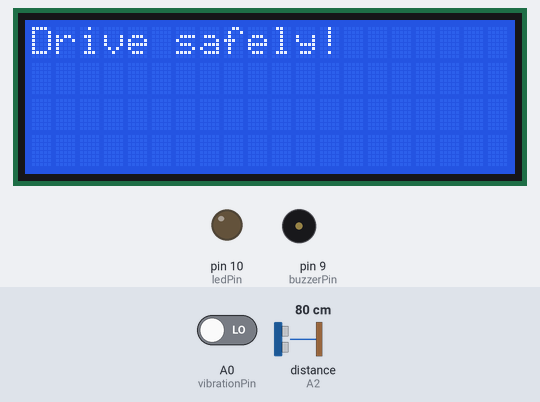
A sketch run on a simulated Arduino Uno, built with avr-gcc and run on an emulated ATmega328P. Shown: 20×4 character LCD, output pins drawn as LEDs (lit = HIGH), buzzer (waves = sounding, pin HIGH). Wiring (inferred from the names in the program): ultrasonic range finder: trigger A1; echo A2. Inputs (shaded band) come from the test bench; at power-on: distance to the obstacle (sensor on A2) 80 cm, A0 (vibrationPin) LOW. The echo pulse lasts 58.3 µs per cm; pins used as bus, display or sensor lines are not drawn; what the sketch prints to the serial monitor is not drawn.

Above: at 1.9 s.
2.0 s: distance to the obstacle (sensor on A2) set to 22 cm
3.5 s: distance to the obstacle (sensor on A2) set to 19 cm
At 4.4 s:
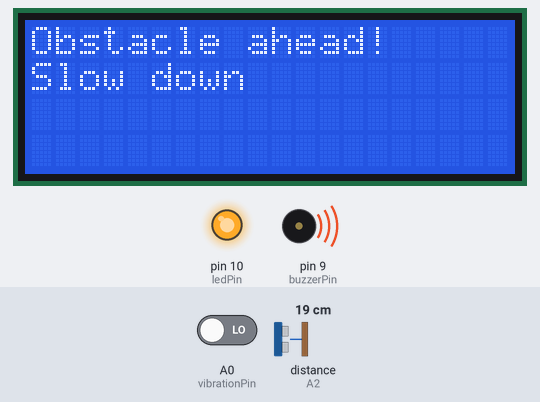
5.2 s: distance to the obstacle (sensor on A2) set to 4 cm
8.2 s: distance to the obstacle (sensor on A2) set to 35 cm
At 8.48 s:
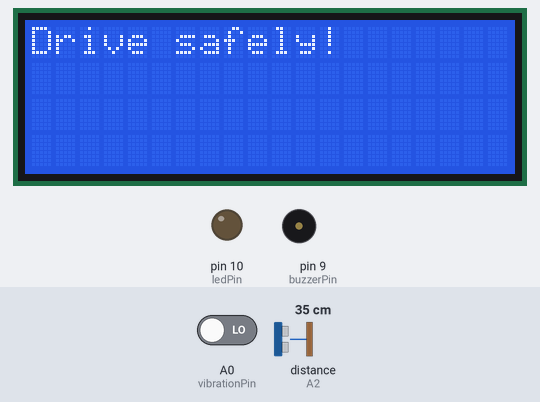
10.9 s: distance to the obstacle (sensor on A2) set to 299 cm
Timing chart, 0 to 13.9 s (numbered marks = the images above; inputs shaded):
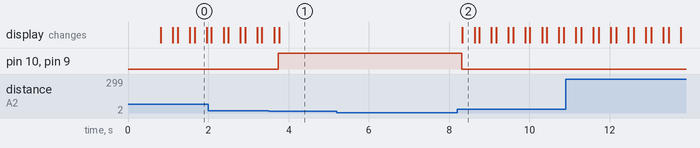

The sketch:

arduino2.ino
```cpp
#include <LiquidCrystal_I2C.h>
#include <TinyGPS++.h>

// Define the pins for the ultrasonic sensor
int trigPin = A1;
int echoPin = A2;

// Define the pins for the vibration sensor
int vibrationPin = A0;

// Define the pins for the buzzer and LED
int buzzerPin = 9;
int ledPin = 10;

// Define the GPS object
TinyGPSPlus gps;

LiquidCrystal_I2C lcd(0x27, 20, 4);

void setup() {
  // Set the pin modes
  lcd.begin(20, 4);
  pinMode(trigPin, OUTPUT);
  pinMode(echoPin, INPUT);
  pinMode(vibrationPin, INPUT);
  pinMode(buzzerPin, OUTPUT);
  pinMode(ledPin, OUTPUT);

  lcd.print("Pothole Detector");
  lcd.setCursor(0, 1);
  lcd.print("Please wait...");
  delay(700);

  // Start the serial communication
  Serial.begin(9600);
}

void loop() {
  // Ultrasonic sensor
  long duration, distance;
  digitalWrite(trigPin, LOW);
  delayMicroseconds(2);
  digitalWrite(trigPin, HIGH);
  delayMicroseconds(10);
  digitalWrite(trigPin, LOW);
  duration = pulseIn(echoPin, HIGH);
  distance = (duration / 2) / 29.1;

  // Check if an object is detected
  if (distance < 20) {
    // Turn on the buzzer and LED
    digitalWrite(buzzerPin, HIGH);
    digitalWrite(ledPin, HIGH);
    Serial.println("Object detected!");
    lcd.clear();
    lcd.print("Obstacle ahead!");
    lcd.setCursor(0, 1);
    lcd.print("Slow down");
  } else {
    // Turn off the buzzer and LED
    digitalWrite(buzzerPin, LOW);
    digitalWrite(ledPin, LOW);
    lcd.clear();
    lcd.print("Drive safely!");
    delay(300);
    lcd.clear();
  }

  // Vibration sensor
  int vibrationValue = digitalRead(vibrationPin);

  // Check if vibration is detected
  if (vibrationValue == HIGH) {
    // Check if 'P' is received through the com port
    if (Serial.available() > 0) {
      char c = Serial.read();
      if (c == 'P') {
        // Get the current location from the GPS module
        while (Serial.available() > 0) {
          if (gps.encode(Serial.read())) {
            if (gps.location.isValid()) {
              float latitude = gps.location.lat();
              float longitude = gps.location.lng();

              // Turn on the buzzer and LED
              digitalWrite(buzzerPin, HIGH);
              digitalWrite(ledPin, HIGH);
              Serial.println("Pothole detected!");
              lcd.clear();
              lcd.print("Pothole detected!");
              lcd.setCursor(0, 1);
              lcd.print("Lat: ");
              lcd.print(latitude, 3);
              lcd.print(", Lon: ");
              lcd.print(longitude, 3);
              delay(1000);

              // Turn off the buzzer and LED
              digitalWrite(buzzerPin, LOW);
              digitalWrite(ledPin, LOW);
            }
          }
        }
      }
    }
  }

  // Delay for 100 milliseconds
  delay(100);
}
```

Measured:
- the behaviour switches between 21 and 20 cm on distance to the obstacle (sensor on A2) (found by bisection; images 0 and 1)
- after the input at 3.5 s, pin 10 (ledPin), pin 9 (buzzerPin): LOW → HIGH after 0.24 s; the display: first differs from a run without the input after 0.27 s (image 1)
- after the input at 5.2 s, every drawn part: stays the same
- after the input at 8.2 s, pin 10 (ledPin), pin 9 (buzzerPin): HIGH → LOW after 0.12 s; the display: changes after 0.13 s (image 2)
